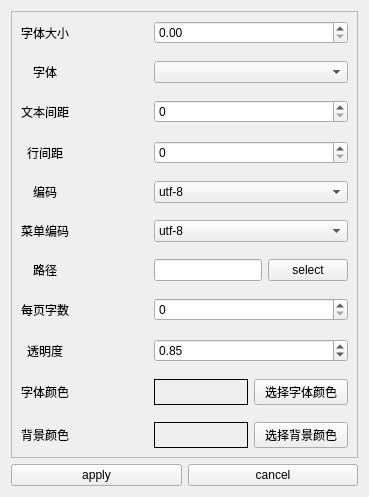
<?xml version="1.0" encoding="UTF-8"?>
<ui version="4.0">
 <class>SettingsDialog</class>
 <widget class="QWidget" name="SettingsDialog">
  <property name="geometry">
   <rect>
    <x>0</x>
    <y>0</y>
    <width>369</width>
    <height>497</height>
   </rect>
  </property>
  <property name="windowTitle">
   <string>Form</string>
  </property>
  <layout class="QGridLayout" name="gridLayout_2">
   <item row="0" column="0">
    <widget class="QScrollArea" name="scrollArea">
     <property name="widgetResizable">
      <bool>true</bool>
     </property>
     <widget class="QWidget" name="scrollAreaWidgetContents">
      <property name="geometry">
       <rect>
        <x>0</x>
        <y>0</y>
        <width>349</width>
        <height>446</height>
       </rect>
      </property>
      <layout class="QGridLayout" name="gridLayout">
       <item row="6" column="0">
        <widget class="QLabel" name="label_3">
         <property name="frameShadow">
          <enum>QFrame::Plain</enum>
         </property>
         <property name="text">
          <string>行间距</string>
         </property>
         <property name="alignment">
          <set>Qt::AlignCenter</set>
         </property>
        </widget>
       </item>
       <item row="0" column="2">
        <widget class="QDoubleSpinBox" name="fontSizeSpinBox">
         <property name="maximum">
          <double>50.000000000000000</double>
         </property>
         <property name="singleStep">
          <double>0.100000000000000</double>
         </property>
        </widget>
       </item>
       <item row="2" column="0">
        <widget class="QLabel" name="fontFamilyLabel">
         <property name="text">
          <string>字体</string>
         </property>
         <property name="alignment">
          <set>Qt::AlignCenter</set>
         </property>
        </widget>
       </item>
       <item row="2" column="2">
        <widget class="QComboBox" name="fontFamilyComboBox"/>
       </item>
       <item row="9" column="1">
        <spacer name="horizontalSpacer_5">
         <property name="orientation">
          <enum>Qt::Horizontal</enum>
         </property>
         <property name="sizeHint" stdset="0">
          <size>
           <width>40</width>
           <height>20</height>
          </size>
         </property>
        </spacer>
       </item>
       <item row="16" column="0">
        <spacer name="verticalSpacer_6">
         <property name="orientation">
          <enum>Qt::Vertical</enum>
         </property>
         <property name="sizeHint" stdset="0">
          <size>
           <width>20</width>
           <height>40</height>
          </size>
         </property>
        </spacer>
       </item>
       <item row="17" column="2">
        <widget class="QDoubleSpinBox" name="opacitySpinBox">
         <property name="maximum">
          <double>1.000000000000000</double>
         </property>
         <property name="singleStep">
          <double>0.010000000000000</double>
         </property>
         <property name="value">
          <double>0.850000000000000</double>
         </property>
        </widget>
       </item>
       <item row="9" column="2">
        <widget class="QComboBox" name="encodingLineEdit">
         <item>
          <property name="text">
           <string>utf-8</string>
          </property>
         </item>
         <item>
          <property name="text">
           <string>GBK</string>
          </property>
         </item>
         <item>
          <property name="text">
           <string>GB2312</string>
          </property>
         </item>
        </widget>
       </item>
       <item row="13" column="2">
        <layout class="QHBoxLayout" name="horizontalLayout">
         <item>
          <widget class="QLineEdit" name="novelPathLineEdit"/>
         </item>
         <item>
          <widget class="QPushButton" name="selectPathButton">
           <property name="focusPolicy">
            <enum>Qt::NoFocus</enum>
           </property>
           <property name="text">
            <string>select</string>
           </property>
           <property name="default">
            <bool>false</bool>
           </property>
          </widget>
         </item>
        </layout>
       </item>
       <item row="19" column="1">
        <spacer name="horizontalSpacer_9">
         <property name="orientation">
          <enum>Qt::Horizontal</enum>
         </property>
         <property name="sizeHint" stdset="0">
          <size>
           <width>40</width>
           <height>20</height>
          </size>
         </property>
        </spacer>
       </item>
       <item row="12" column="0">
        <spacer name="verticalSpacer_4">
         <property name="orientation">
          <enum>Qt::Vertical</enum>
         </property>
         <property name="sizeHint" stdset="0">
          <size>
           <width>20</width>
           <height>40</height>
          </size>
         </property>
        </spacer>
       </item>
       <item row="6" column="1">
        <spacer name="horizontalSpacer">
         <property name="orientation">
          <enum>Qt::Horizontal</enum>
         </property>
         <property name="sizeHint" stdset="0">
          <size>
           <width>40</width>
           <height>20</height>
          </size>
         </property>
        </spacer>
       </item>
       <item row="5" column="0">
        <spacer name="verticalSpacer_2">
         <property name="orientation">
          <enum>Qt::Vertical</enum>
         </property>
         <property name="sizeHint" stdset="0">
          <size>
           <width>20</width>
           <height>40</height>
          </size>
         </property>
        </spacer>
       </item>
       <item row="11" column="1">
        <spacer name="horizontalSpacer_8">
         <property name="orientation">
          <enum>Qt::Horizontal</enum>
         </property>
         <property name="sizeHint" stdset="0">
          <size>
           <width>40</width>
           <height>20</height>
          </size>
         </property>
        </spacer>
       </item>
       <item row="21" column="1">
        <spacer name="horizontalSpacer_10">
         <property name="orientation">
          <enum>Qt::Horizontal</enum>
         </property>
         <property name="sizeHint" stdset="0">
          <size>
           <width>40</width>
           <height>20</height>
          </size>
         </property>
        </spacer>
       </item>
       <item row="19" column="2">
        <layout class="QHBoxLayout" name="horizontalLayout_3">
         <property name="sizeConstraint">
          <enum>QLayout::SetDefaultConstraint</enum>
         </property>
         <item>
          <widget class="QLabel" name="fontColorLabel">
           <property name="frameShape">
            <enum>QFrame::Box</enum>
           </property>
           <property name="text">
            <string/>
           </property>
          </widget>
         </item>
         <item>
          <widget class="QPushButton" name="fontColorButton">
           <property name="enabled">
            <bool>true</bool>
           </property>
           <property name="text">
            <string>选择字体颜色</string>
           </property>
          </widget>
         </item>
        </layout>
       </item>
       <item row="9" column="0">
        <widget class="QLabel" name="label_5">
         <property name="text">
          <string>编码</string>
         </property>
         <property name="alignment">
          <set>Qt::AlignCenter</set>
         </property>
        </widget>
       </item>
       <item row="15" column="1">
        <spacer name="horizontalSpacer_6">
         <property name="orientation">
          <enum>Qt::Horizontal</enum>
         </property>
         <property name="sizeHint" stdset="0">
          <size>
           <width>40</width>
           <height>20</height>
          </size>
         </property>
        </spacer>
       </item>
       <item row="10" column="0">
        <spacer name="verticalSpacer_7">
         <property name="orientation">
          <enum>Qt::Vertical</enum>
         </property>
         <property name="sizeHint" stdset="0">
          <size>
           <width>20</width>
           <height>40</height>
          </size>
         </property>
        </spacer>
       </item>
       <item row="18" column="0">
        <spacer name="verticalSpacer_8">
         <property name="orientation">
          <enum>Qt::Vertical</enum>
         </property>
         <property name="sizeHint" stdset="0">
          <size>
           <width>20</width>
           <height>40</height>
          </size>
         </property>
        </spacer>
       </item>
       <item row="14" column="0">
        <spacer name="verticalSpacer_5">
         <property name="orientation">
          <enum>Qt::Vertical</enum>
         </property>
         <property name="sizeHint" stdset="0">
          <size>
           <width>20</width>
           <height>40</height>
          </size>
         </property>
        </spacer>
       </item>
       <item row="0" column="0">
        <widget class="QLabel" name="label">
         <property name="text">
          <string>字体大小</string>
         </property>
         <property name="alignment">
          <set>Qt::AlignCenter</set>
         </property>
        </widget>
       </item>
       <item row="21" column="2">
        <layout class="QHBoxLayout" name="horizontalLayout_4">
         <item>
          <widget class="QLabel" name="backgroundColorLabel">
           <property name="frameShape">
            <enum>QFrame::Box</enum>
           </property>
           <property name="text">
            <string/>
           </property>
          </widget>
         </item>
         <item>
          <widget class="QPushButton" name="backgroundColorButton">
           <property name="text">
            <string>选择背景颜色</string>
           </property>
          </widget>
         </item>
        </layout>
       </item>
       <item row="4" column="2">
        <widget class="QSpinBox" name="textSpacingSpinBox">
         <property name="maximum">
          <number>10</number>
         </property>
        </widget>
       </item>
       <item row="13" column="1">
        <spacer name="horizontalSpacer_2">
         <property name="orientation">
          <enum>Qt::Horizontal</enum>
         </property>
         <property name="sizeHint" stdset="0">
          <size>
           <width>40</width>
           <height>20</height>
          </size>
         </property>
        </spacer>
       </item>
       <item row="19" column="0">
        <widget class="QLabel" name="label_10">
         <property name="text">
          <string>字体颜色</string>
         </property>
        </widget>
       </item>
       <item row="17" column="1">
        <spacer name="horizontalSpacer_7">
         <property name="orientation">
          <enum>Qt::Horizontal</enum>
         </property>
         <property name="sizeHint" stdset="0">
          <size>
           <width>40</width>
           <height>20</height>
          </size>
         </property>
        </spacer>
       </item>
       <item row="15" column="0">
        <widget class="QLabel" name="label_6">
         <property name="text">
          <string>每页字数</string>
         </property>
         <property name="alignment">
          <set>Qt::AlignCenter</set>
         </property>
        </widget>
       </item>
       <item row="0" column="1">
        <spacer name="horizontalSpacer_4">
         <property name="orientation">
          <enum>Qt::Horizontal</enum>
         </property>
         <property name="sizeHint" stdset="0">
          <size>
           <width>40</width>
           <height>20</height>
          </size>
         </property>
        </spacer>
       </item>
       <item row="17" column="0">
        <widget class="QLabel" name="label_7">
         <property name="text">
          <string>透明度</string>
         </property>
         <property name="alignment">
          <set>Qt::AlignCenter</set>
         </property>
        </widget>
       </item>
       <item row="11" column="0">
        <widget class="QLabel" name="label_8">
         <property name="text">
          <string>菜单编码</string>
         </property>
         <property name="alignment">
          <set>Qt::AlignCenter</set>
         </property>
        </widget>
       </item>
       <item row="11" column="2">
        <widget class="QComboBox" name="menuEncodingLineEdit">
         <item>
          <property name="text">
           <string>utf-8</string>
          </property>
         </item>
         <item>
          <property name="text">
           <string>GB2312</string>
          </property>
         </item>
        </widget>
       </item>
       <item row="7" column="0">
        <spacer name="verticalSpacer_3">
         <property name="orientation">
          <enum>Qt::Vertical</enum>
         </property>
         <property name="sizeHint" stdset="0">
          <size>
           <width>20</width>
           <height>40</height>
          </size>
         </property>
        </spacer>
       </item>
       <item row="6" column="2">
        <widget class="QSpinBox" name="lineSpacingSpinBox">
         <property name="maximum">
          <number>10</number>
         </property>
        </widget>
       </item>
       <item row="1" column="0">
        <spacer name="verticalSpacer">
         <property name="orientation">
          <enum>Qt::Vertical</enum>
         </property>
         <property name="sizeHint" stdset="0">
          <size>
           <width>20</width>
           <height>40</height>
          </size>
         </property>
        </spacer>
       </item>
       <item row="21" column="0">
        <widget class="QLabel" name="label_11">
         <property name="text">
          <string>背景颜色</string>
         </property>
        </widget>
       </item>
       <item row="4" column="1">
        <spacer name="horizontalSpacer_3">
         <property name="orientation">
          <enum>Qt::Horizontal</enum>
         </property>
         <property name="sizeHint" stdset="0">
          <size>
           <width>40</width>
           <height>20</height>
          </size>
         </property>
        </spacer>
       </item>
       <item row="4" column="0">
        <widget class="QLabel" name="label_2">
         <property name="text">
          <string>文本间距</string>
         </property>
         <property name="alignment">
          <set>Qt::AlignCenter</set>
         </property>
        </widget>
       </item>
       <item row="13" column="0">
        <widget class="QLabel" name="label_4">
         <property name="text">
          <string>路径</string>
         </property>
         <property name="alignment">
          <set>Qt::AlignCenter</set>
         </property>
        </widget>
       </item>
       <item row="15" column="2">
        <widget class="QSpinBox" name="linesPerPageSpinBox">
         <property name="maximum">
          <number>1000</number>
         </property>
        </widget>
       </item>
       <item row="20" column="0">
        <spacer name="verticalSpacer_9">
         <property name="orientation">
          <enum>Qt::Vertical</enum>
         </property>
         <property name="sizeHint" stdset="0">
          <size>
           <width>20</width>
           <height>40</height>
          </size>
         </property>
        </spacer>
       </item>
       <item row="2" column="1">
        <spacer name="horizontalSpacer_11">
         <property name="orientation">
          <enum>Qt::Horizontal</enum>
         </property>
         <property name="sizeHint" stdset="0">
          <size>
           <width>40</width>
           <height>20</height>
          </size>
         </property>
        </spacer>
       </item>
       <item row="3" column="0">
        <spacer name="verticalSpacer_10">
         <property name="orientation">
          <enum>Qt::Vertical</enum>
         </property>
         <property name="sizeHint" stdset="0">
          <size>
           <width>20</width>
           <height>40</height>
          </size>
         </property>
        </spacer>
       </item>
      </layout>
     </widget>
    </widget>
   </item>
   <item row="1" column="0">
    <layout class="QHBoxLayout" name="horizontalLayout_2">
     <item>
      <widget class="QPushButton" name="applyButton">
       <property name="focusPolicy">
        <enum>Qt::NoFocus</enum>
       </property>
       <property name="text">
        <string>apply</string>
       </property>
      </widget>
     </item>
     <item>
      <widget class="QPushButton" name="cancelButton">
       <property name="focusPolicy">
        <enum>Qt::NoFocus</enum>
       </property>
       <property name="text">
        <string>cancel</string>
       </property>
      </widget>
     </item>
    </layout>
   </item>
  </layout>
 </widget>
 <tabstops>
  <tabstop>fontSizeSpinBox</tabstop>
  <tabstop>textSpacingSpinBox</tabstop>
  <tabstop>lineSpacingSpinBox</tabstop>
  <tabstop>encodingLineEdit</tabstop>
  <tabstop>menuEncodingLineEdit</tabstop>
  <tabstop>novelPathLineEdit</tabstop>
  <tabstop>linesPerPageSpinBox</tabstop>
  <tabstop>opacitySpinBox</tabstop>
  <tabstop>scrollArea</tabstop>
 </tabstops>
 <resources/>
 <connections/>
</ui>
